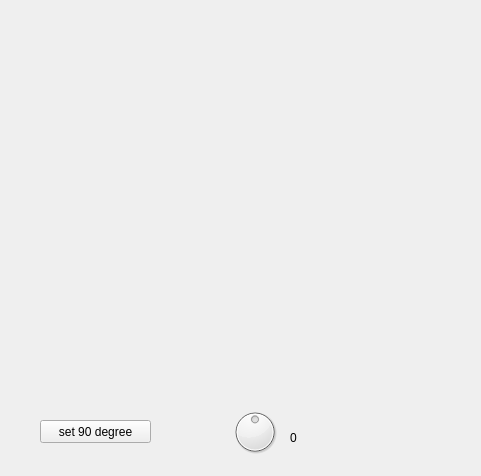
<?xml version="1.0" encoding="UTF-8"?>
<ui version="4.0">
 <class>MainWindow</class>
 <widget class="QMainWindow" name="MainWindow">
  <property name="geometry">
   <rect>
    <x>0</x>
    <y>0</y>
    <width>481</width>
    <height>476</height>
   </rect>
  </property>
  <property name="windowTitle">
   <string>MainWindow</string>
  </property>
  <widget class="QWidget" name="centralWidget">
   <widget class="QDial" name="dial">
    <property name="geometry">
     <rect>
      <x>230</x>
      <y>400</y>
      <width>50</width>
      <height>64</height>
     </rect>
    </property>
    <property name="minimum">
     <number>-180</number>
    </property>
    <property name="maximum">
     <number>180</number>
    </property>
    <property name="pageStep">
     <number>1</number>
    </property>
   </widget>
   <widget class="QLabel" name="label">
    <property name="geometry">
     <rect>
      <x>290</x>
      <y>430</y>
      <width>57</width>
      <height>15</height>
     </rect>
    </property>
    <property name="text">
     <string>0</string>
    </property>
   </widget>
   <widget class="QPushButton" name="pushButton">
    <property name="geometry">
     <rect>
      <x>40</x>
      <y>420</y>
      <width>111</width>
      <height>23</height>
     </rect>
    </property>
    <property name="text">
     <string>set 90 degree</string>
    </property>
   </widget>
  </widget>
 </widget>
 <layoutdefault spacing="6" margin="11"/>
 <resources/>
 <connections/>
</ui>
